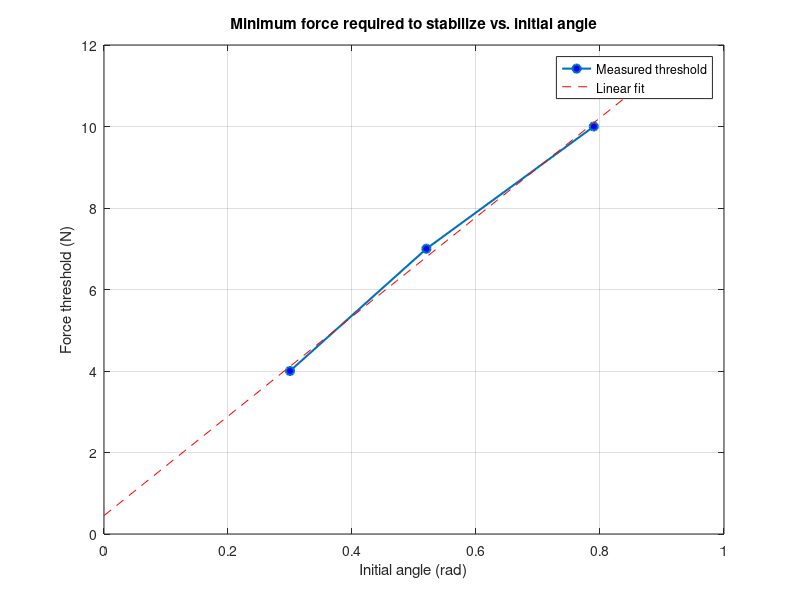

Write the MATLAB code that produced this figure.
%Saturation thresholds 

angles_rad = [0.30, 0.52, 0.79];
thresholds = [4, 7, 10];

figure;
plot(angles_rad, thresholds, 'o-', 'LineWidth', 1.5, 'MarkerFaceColor', 'b')
xlabel('Initial angle (rad)')
ylabel('Force threshold (N)')
title('Minimum force required to stabilize vs. initial angle')
grid on

%overlay linear fit to show the ~13 N/rad relationship
hold on
p = polyfit(angles_rad, thresholds, 1);
fitLine = polyval(p, [0 0.9]);
plot([0 0.9], fitLine, '--r')
legend('Measured threshold', 'Linear fit')
fprintf('Fit slope: %.2f N/rad, intercept: %.2f N\n', p(1), p(2))
